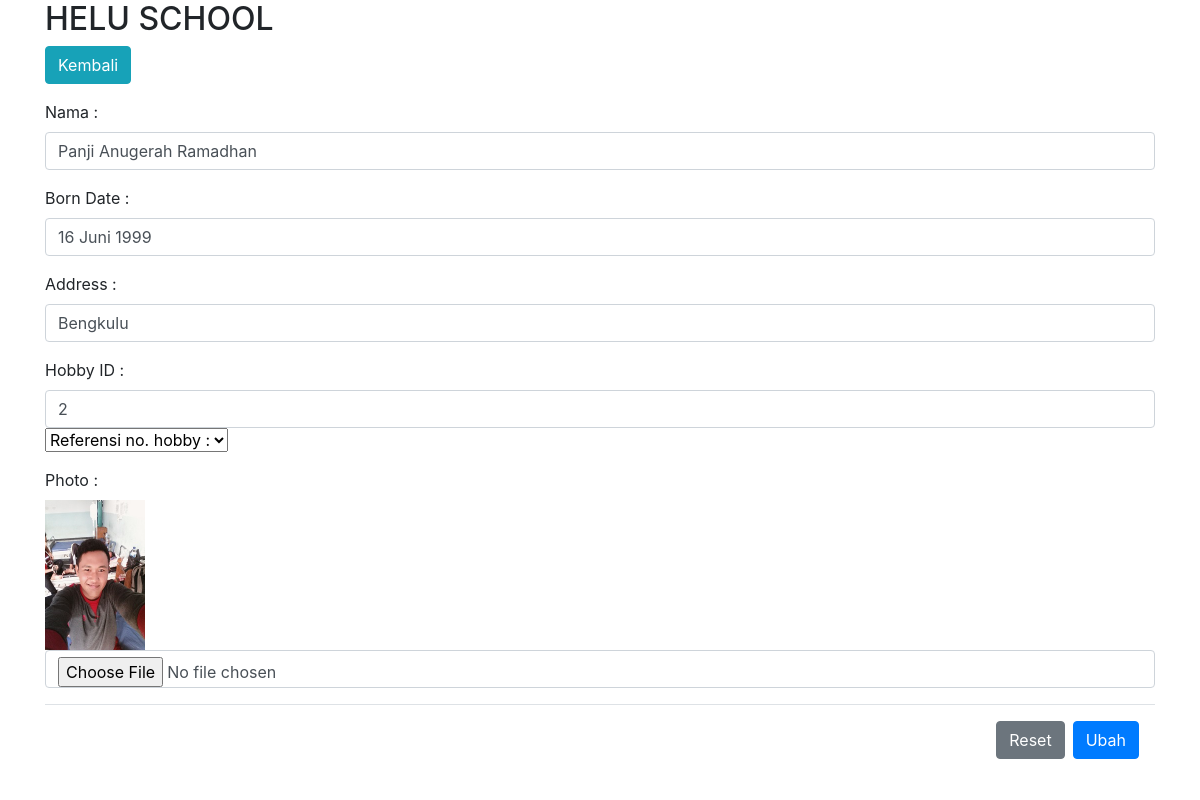
The page /edit_form.php?id=1 on the database its author committed.
### tables this page shows
CREATE TABLE `profile_tb` (
  `id` int(11) NOT NULL,
  `nama` varchar(100) DEFAULT NULL,
  `born_date` varchar(100) DEFAULT NULL,
  `address` varchar(100) DEFAULT NULL,
  `hobby_id` int(11) DEFAULT NULL,
  `photo` varchar(100) DEFAULT NULL
);

### config.php (called while the page is built, shortened)
<?php
    $database = mysqli_connect("localhost", "root", "", "webdb");
    function query($query) {
        global $database;
        $result = mysqli_query($database, $query);
        $rows = [];
        while( $row = mysqli_fetch_assoc($result) ) {
            $rows[] = $row;
        }
        return $rows;
    }
?>

### edit_form.php (the view, shortened to what this page needs)
<!DOCTYPE html>
<html lang="en">
<head>
    <link rel="stylesheet" href="https://stackpath.bootstrapcdn.com/bootstrap/4.4.1/css/bootstrap.min.css">
</head>
<body>
    <div class="container">
        <div class="header mb-3">
            <div>
                <h2>HELU SCHOOL</h2>
            </div>
            <div>
                <a href="index.php" class="btn btn-info">Kembali</a>
            </div>
        </div>
        <div>
        <?php
            require 'config.php';
            $id = $_GET['id'];
            $data = query("SELECT * FROM profile_tb WHERE id = $id");
            foreach($data as $user_data):
        ?>
            <form action="update.php" method="POST" enctype="multipart/form-data">
                <div class="form-group">
                    <label for="nama">Nama :</label>
                    <input type="text" id="nama" name="nama" class="form-control" value="<?= $user_data["nama"]; ?>">
                </div>
                <div class="form-group">
                    <label for="nama">Born Date :</label>
                    <input type="text" id="born-date" name="born_date" class="form-control" value="<?= $user_data["born_date"]; ?>">
                </div>
                <div class="form-group">
                    <label for="nama">Address :</label>
                    <input type="text" id="address" name="address" class="form-control" value="<?= $user_data["address"]; ?>">
                </div>
                <div class="form-group">
                    <label for="nama">Hobby ID :</label>
                    <input type="number" id="hobby_id" name="hobby_id" class="form-control" value="<?= $user_data["hobby_id"]; ?>">
                    <select name="" id="hobby_name">
                    <option value="">Referensi no. hobby : </option>
                    </select>
                </div>
                <div class="form-group">
                    <label for="nama">Photo :</label> <br>
                    <img src="img/<?= $user_data["photo"]; ?>" alt="" width="100">
                    <input type="file" id="photo" name="photo" class="form-control">
                </div>
                <div class="modal-footer">
                    <button type="reset" class="btn btn-secondary" data-dismiss="modal">Reset</button>
                    <button type="submit" class="btn btn-primary">Ubah</button>
                </div>
            </form>
        <?php endforeach; ?>
        </div>
    </div>
</body>
</html>

### rows shown on the page
profile_tb: nama "Panji Anugerah Ramadhan", born_date "16 Juni 1999", address "Bengkulu", hobby_id "2", photo (picture)
